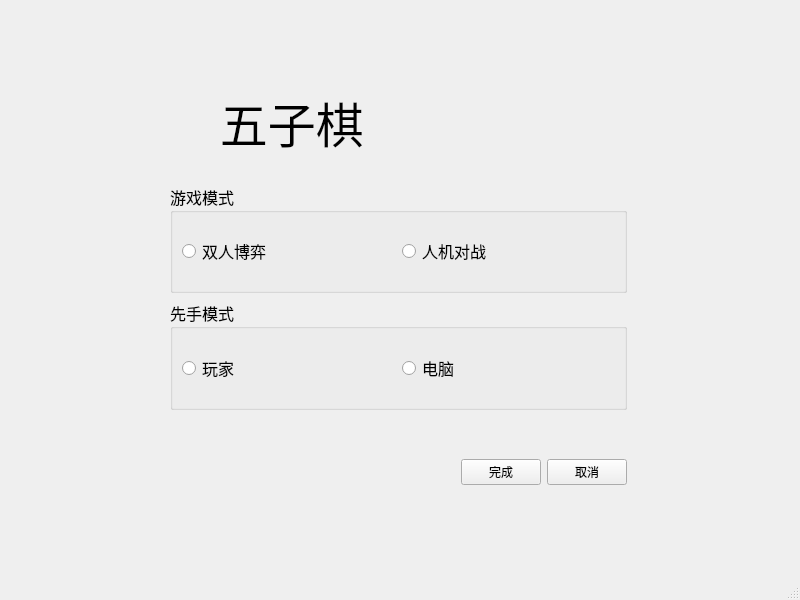
<?xml version="1.0" encoding="UTF-8"?>
<ui version="4.0">
 <class>Welcome</class>
 <widget class="QMainWindow" name="Welcome">
  <property name="geometry">
   <rect>
    <x>0</x>
    <y>0</y>
    <width>800</width>
    <height>600</height>
   </rect>
  </property>
  <property name="sizePolicy">
   <sizepolicy hsizetype="Fixed" vsizetype="Fixed">
    <horstretch>0</horstretch>
    <verstretch>0</verstretch>
   </sizepolicy>
  </property>
  <property name="minimumSize">
   <size>
    <width>800</width>
    <height>600</height>
   </size>
  </property>
  <property name="maximumSize">
   <size>
    <width>800</width>
    <height>600</height>
   </size>
  </property>
  <property name="windowTitle">
   <string>五子棋</string>
  </property>
  <property name="windowIcon">
   <iconset resource="res.qrc">
    <normaloff>:/magic/favicon.ico</normaloff>:/magic/favicon.ico</iconset>
  </property>
  <widget class="QWidget" name="centralwidget">
   <layout class="QHBoxLayout" name="horizontalLayout_4">
    <item>
     <widget class="QWidget" name="widget_2" native="true">
      <widget class="QGroupBox" name="groupBox">
       <property name="geometry">
        <rect>
         <x>161</x>
         <y>175</y>
         <width>457</width>
         <height>109</height>
        </rect>
       </property>
       <property name="sizePolicy">
        <sizepolicy hsizetype="Fixed" vsizetype="Fixed">
         <horstretch>0</horstretch>
         <verstretch>0</verstretch>
        </sizepolicy>
       </property>
       <property name="minimumSize">
        <size>
         <width>457</width>
         <height>109</height>
        </size>
       </property>
       <property name="maximumSize">
        <size>
         <width>457</width>
         <height>109</height>
        </size>
       </property>
       <property name="font">
        <font>
         <family>Sitka</family>
         <pointsize>12</pointsize>
        </font>
       </property>
       <property name="title">
        <string>游戏模式</string>
       </property>
       <layout class="QHBoxLayout" name="horizontalLayout_3">
        <item>
         <widget class="QRadioButton" name="PvP">
          <property name="font">
           <font>
            <family>宋体</family>
            <pointsize>12</pointsize>
           </font>
          </property>
          <property name="text">
           <string>双人博弈</string>
          </property>
         </widget>
        </item>
        <item>
         <widget class="QRadioButton" name="PvE">
          <property name="font">
           <font>
            <family>宋体</family>
            <pointsize>12</pointsize>
           </font>
          </property>
          <property name="text">
           <string>人机对战</string>
          </property>
         </widget>
        </item>
       </layout>
      </widget>
      <widget class="QWidget" name="widget" native="true">
       <property name="geometry">
        <rect>
         <x>161</x>
         <y>408</y>
         <width>457</width>
         <height>110</height>
        </rect>
       </property>
       <property name="minimumSize">
        <size>
         <width>457</width>
         <height>110</height>
        </size>
       </property>
       <property name="maximumSize">
        <size>
         <width>457</width>
         <height>110</height>
        </size>
       </property>
       <layout class="QHBoxLayout" name="horizontalLayout">
        <item>
         <spacer name="horizontalSpacer">
          <property name="orientation">
           <enum>Qt::Horizontal</enum>
          </property>
          <property name="sizeHint" stdset="0">
           <size>
            <width>40</width>
            <height>20</height>
           </size>
          </property>
         </spacer>
        </item>
        <item>
         <widget class="QPushButton" name="OK">
          <property name="text">
           <string>完成</string>
          </property>
         </widget>
        </item>
        <item>
         <widget class="QPushButton" name="Cancel">
          <property name="text">
           <string>取消</string>
          </property>
         </widget>
        </item>
       </layout>
      </widget>
      <widget class="QGroupBox" name="PVEGroup">
       <property name="geometry">
        <rect>
         <x>161</x>
         <y>291</y>
         <width>457</width>
         <height>110</height>
        </rect>
       </property>
       <property name="sizePolicy">
        <sizepolicy hsizetype="Fixed" vsizetype="Fixed">
         <horstretch>0</horstretch>
         <verstretch>0</verstretch>
        </sizepolicy>
       </property>
       <property name="minimumSize">
        <size>
         <width>457</width>
         <height>110</height>
        </size>
       </property>
       <property name="font">
        <font>
         <family>Sitka</family>
         <pointsize>12</pointsize>
        </font>
       </property>
       <property name="title">
        <string>先手模式</string>
       </property>
       <layout class="QHBoxLayout" name="horizontalLayout_2">
        <item>
         <widget class="QRadioButton" name="Player">
          <property name="font">
           <font>
            <family>宋体</family>
            <pointsize>12</pointsize>
           </font>
          </property>
          <property name="text">
           <string>玩家</string>
          </property>
         </widget>
        </item>
        <item>
         <widget class="QRadioButton" name="Computer">
          <property name="font">
           <font>
            <family>宋体</family>
            <pointsize>12</pointsize>
           </font>
          </property>
          <property name="text">
           <string>电脑</string>
          </property>
         </widget>
        </item>
       </layout>
      </widget>
      <widget class="QLabel" name="label">
       <property name="geometry">
        <rect>
         <x>161</x>
         <y>58</y>
         <width>457</width>
         <height>110</height>
        </rect>
       </property>
       <property name="sizePolicy">
        <sizepolicy hsizetype="Fixed" vsizetype="Fixed">
         <horstretch>0</horstretch>
         <verstretch>0</verstretch>
        </sizepolicy>
       </property>
       <property name="minimumSize">
        <size>
         <width>457</width>
         <height>110</height>
        </size>
       </property>
       <property name="maximumSize">
        <size>
         <width>457</width>
         <height>110</height>
        </size>
       </property>
       <property name="font">
        <font>
         <family>宋体</family>
         <pointsize>36</pointsize>
         <stylestrategy>PreferDefault</stylestrategy>
        </font>
       </property>
       <property name="text">
        <string>    五子棋</string>
       </property>
      </widget>
     </widget>
    </item>
   </layout>
  </widget>
  <widget class="QMenuBar" name="menubar">
   <property name="geometry">
    <rect>
     <x>0</x>
     <y>0</y>
     <width>800</width>
     <height>26</height>
    </rect>
   </property>
  </widget>
  <widget class="QStatusBar" name="statusbar"/>
 </widget>
 <resources>
  <include location="res.qrc"/>
 </resources>
 <connections>
  <connection>
   <sender>Cancel</sender>
   <signal>clicked()</signal>
   <receiver>Welcome</receiver>
   <slot>close()</slot>
   <hints>
    <hint type="sourcelabel">
     <x>603</x>
     <y>479</y>
    </hint>
    <hint type="destinationlabel">
     <x>583</x>
     <y>527</y>
    </hint>
   </hints>
  </connection>
 </connections>
</ui>
